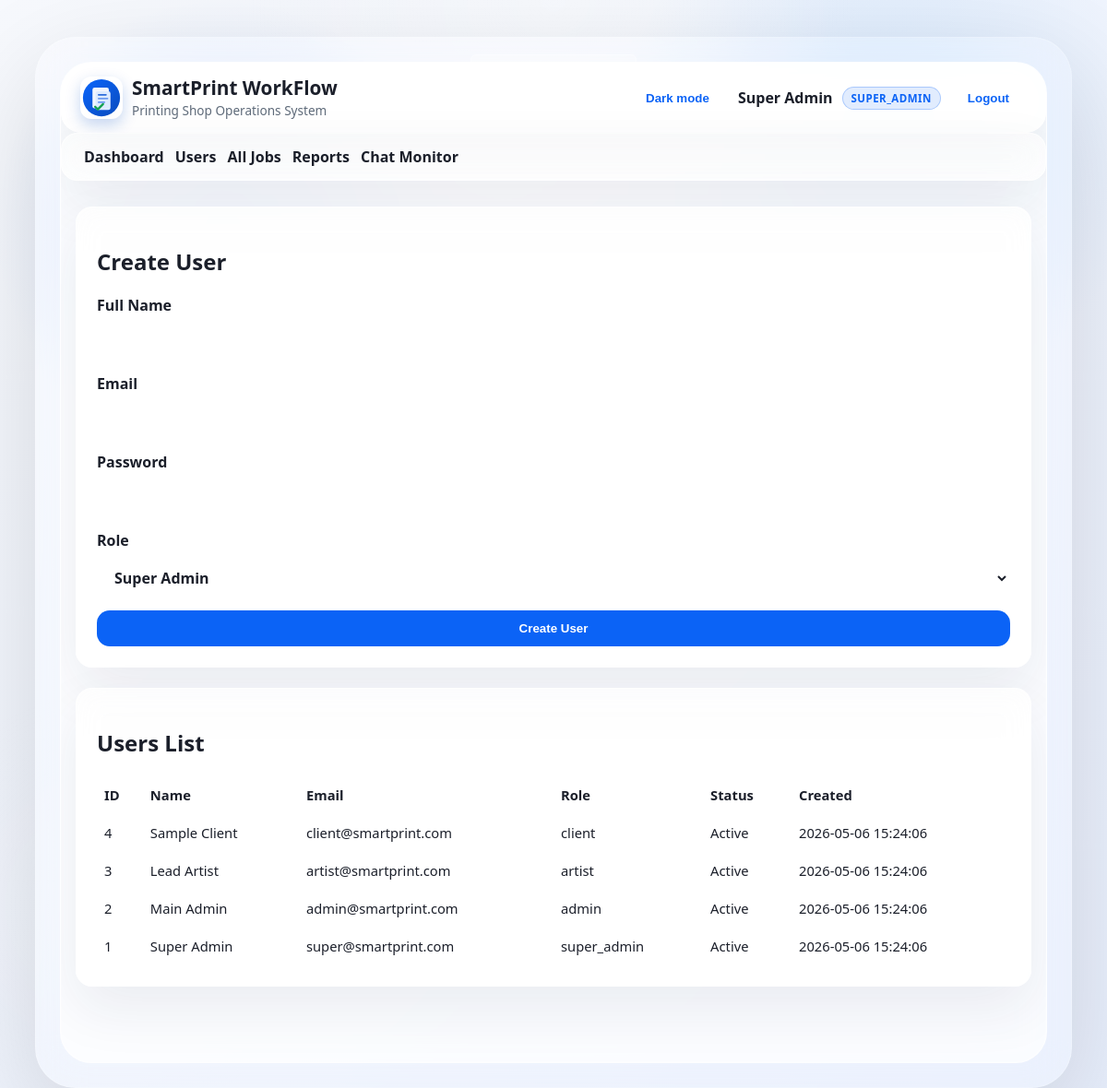
Screenshot of /pages/super_admin/users.php (signed in) with the database file from the repository.
### tables this page shows
CREATE TABLE users (
    id INT AUTO_INCREMENT PRIMARY KEY,
    full_name VARCHAR(120) NOT NULL,
    email VARCHAR(120) NOT NULL UNIQUE,
    password_hash VARCHAR(255) NOT NULL,
    role_id TINYINT UNSIGNED NOT NULL,
    is_active TINYINT(1) NOT NULL DEFAULT 1,
    created_at TIMESTAMP DEFAULT CURRENT_TIMESTAMP,
    CONSTRAINT fk_users_role FOREIGN KEY (role_id) REFERENCES roles(id),
    INDEX idx_users_role_id (role_id)
);

CREATE TABLE roles (
    id TINYINT UNSIGNED AUTO_INCREMENT PRIMARY KEY,
    code VARCHAR(30) NOT NULL UNIQUE,
    label VARCHAR(60) NOT NULL
);

### includes/bootstrap.php (called while the page is built, shortened)
<?php
function e(string $value): string
{
    return htmlspecialchars($value, ENT_QUOTES, 'UTF-8');
}
function currentUser(): ?array
{
    return $_SESSION['user'] ?? null;
}

### pages/super_admin/users.php (the view, shortened to what this page needs)
<?php
require_once __DIR__ . '/../../includes/bootstrap.php';
$roles = $pdo->query('SELECT code, label FROM roles ORDER BY id ASC')->fetchAll();
$users = $pdo->query("
    SELECT u.id, u.full_name, u.email, r.code AS role, u.is_active, u.created_at
    FROM users u
    INNER JOIN roles r ON r.id = u.role_id
    ORDER BY u.id DESC
")->fetchAll();
require_once __DIR__ . '/../../includes/header.php';
?>
<section class="card">
    <h2>Create User</h2>
    <form method="POST" class="form-grid">
        <label>Full Name
            <input type="text" name="full_name" required>
        </label>
        <label>Email
            <input type="email" name="email" required>
        </label>
        <label>Password
            <input type="password" name="password" required>
        </label>
        <label>Role
            <select name="role" required>
                <?php foreach ($roles as $r): ?>
                    <option value="<?= e($r['code']) ?>"><?= e($r['label']) ?></option>
                <?php endforeach; ?>
            </select>
        </label>
        <button class="btn" type="submit">Create User</button>
    </form>
</section>
<section class="card">
    <h2>Users List</h2>
    <div class="table-wrap">
        <table>
            <thead>
                <tr><th>ID</th><th>Name</th><th>Email</th><th>Role</th><th>Status</th><th>Created</th></tr>
            </thead>
            <tbody>
                <?php foreach ($users as $u): ?>
                    <tr>
                        <td><?= (int) $u['id'] ?></td>
                        <td><?= e($u['full_name']) ?></td>
                        <td><?= e($u['email']) ?></td>
                        <td><?= e($u['role']) ?></td>
                        <td><?= (int) $u['is_active'] === 1 ? 'Active' : 'Inactive' ?></td>
                        <td><?= e($u['created_at']) ?></td>
                    </tr>
                <?php endforeach; ?>
            </tbody>
        </table>
    </div>
</section>
<?php require_once __DIR__ . '/../../includes/footer.php'; ?>

### includes/header.php (shortened to what this page needs)
<?php
$user = currentUser();
?>
<!DOCTYPE html>
<html lang="en">
<head>
    <link rel="stylesheet" href="/smartprint-workflow/assets/css/styles.css">
</head>
<body>
<div class="macbook-shell">
    <div class="macbook-frame">
        <div class="macbook-screen">
            <header class="topbar">
                <div class="topbar-left">
                    <img src="/smartprint-workflow/assets/img/smartprint-logo.svg" alt="SmartPrint logo" class="brand-logo">
                    <div class="brand-block">
                        <h1>SmartPrint WorkFlow</h1>
                        <p>Printing Shop Operations System</p>
                    </div>
                </div>
                <div class="topbar-actions">
                    <button type="button" class="btn btn-outline" id="themeToggle">Dark mode</button>
                    <?php if ($user): ?>
                        <div class="user-info">
                            <span class="user-name"><?= e($user['full_name']) ?></span>
                            <span class="role-pill"><?= e(strtoupper($user['role'])) ?></span>
                            <form method="POST" action="/smartprint-workflow/logout.php" class="logout-form">
                                <button class="btn btn-outline" type="submit">Logout</button>
                            </form>
                        </div>
                    <?php endif; ?>
                </div>
            </header>
            <?php if ($user): ?>
            <nav class="nav">
                <a href="/smartprint-workflow/dashboard.php">Dashboard</a>
                <?php if ($user['role'] === 'super_admin'): ?>
                    <a href="/smartprint-workflow/pages/super_admin/users.php">Users</a>
                    <a href="/smartprint-workflow/pages/super_admin/jobs.php">All Jobs</a>
                    <a href="/smartprint-workflow/pages/super_admin/reports.php">Reports</a>
                    <a href="/smartprint-workflow/pages/super_admin/chat.php">Chat Monitor</a>
                <?php elseif ($user['role'] === 'admin'): ?>
                    <a href="/smartprint-workflow/pages/admin/jobs.php">Manage Jobs</a>
                    <a href="/smartprint-workflow/pages/admin/chat.php">Chat Monitor</a>
                <?php elseif ($user['role'] === 'artist'): ?>
                    <a href="/smartprint-workflow/pages/artist/jobs.php">Assigned Jobs</a>
                    <a href="/smartprint-workflow/pages/artist/chat.php">Client Chat</a>
                <?php elseif ($user['role'] === 'client'): ?>
                    <a href="/smartprint-workflow/pages/client/jobs.php">My Jobs</a>
                    <a href="/smartprint-workflow/pages/client/chat.php">Artist Chat</a>
                <?php endif; ?>
            </nav>
            <?php endif; ?>
<main class="container">

### includes/footer.php (shortened to what this page needs)
</main>
            </div>
        </div>
    </div>
</body>
</html>

### assets/css/styles.css (style rules this page uses)
:root { --bg: #f1f6ff; --surface: rgba(255, 255, 255, 0.72); --surface-strong: rgba(255, 255, 255, 0.88); --ink: #1b1f2a; --muted: #5f6b7a; --primary: #0b63f6; --primary-dark: #0849b7; --border: rgba(255, 255, 255, 0.55); --ok: #1b8f3d; --error: #b42318; --shadow: 0 24px 60px rgba(20, 36, 75, 0.08); }
* { box-sizing: border-box; }
body { margin: 0; min-height: 100vh; font-family: "Segoe UI", Tahoma, Geneva, Verdana, sans-serif; background: radial-gradient(circle at 20% 20%, rgba(11, 99, 246, 0.12), transparent 18%), radial-gradient(circle at 80% 12%, rgba(78, 167, 255, 0.16), transparent 20%), linear-gradient(135deg, #f7f9fd 0%, #e8effd 100%); color: var(--ink); }
body::before { content: ""; position: fixed; inset: 0; background: radial-gradient(circle at 50% 0%, rgba(255, 255, 255, 0.35), transparent 24%), radial-gradient(circle at 10% 80%, rgba(255, 255, 255, 0.18), transparent 16%); pointer-events: none; }
.macbook-shell { display: flex; justify-content: center; width: 100%; min-height: 100vh; padding: 40px 18px 48px; }
.macbook-frame { width: min(1180px, calc(100% - 40px)); border-radius: 44px; background: rgba(255, 255, 255, 0.12); border: 1px solid rgba(255, 255, 255, 0.18); box-shadow: 0 40px 120px rgba(0, 0, 0, 0.14); backdrop-filter: blur(24px); position: relative; overflow: hidden; }
.macbook-frame::before { content: ""; position: absolute; top: 18px; left: 50%; transform: translateX(-50%); width: 180px; height: 12px; border-radius: 999px; background: rgba(255, 255, 255, 0.24); box-shadow: inset 0 0 0 1px rgba(255, 255, 255, 0.3); }
.macbook-screen { border-radius: 34px; margin: 26px; overflow: hidden; background: var(--surface); border: 1px solid var(--border); box-shadow: inset 0 0 0 1px rgba(255, 255, 255, 0.16); backdrop-filter: blur(18px); }
.topbar-left { display: flex; align-items: center; gap: 10px; }
.brand-logo { width: 46px; height: 46px; object-fit: contain; border-radius: 12px; box-shadow: 0 6px 16px rgba(10, 78, 195, 0.24); flex-shrink: 0; }
.brand-block { display: grid; gap: 2px; }
.topbar { display: flex; justify-content: space-between; align-items: center; gap: 16px; padding: 14px 20px; background: var(--surface); border: 1px solid var(--border); border-radius: 22px; box-shadow: var(--shadow); backdrop-filter: blur(18px); }
.topbar h1 { margin: 0; font-size: 1.3rem; line-height: 1.2; }
.topbar p { margin: 0; color: var(--muted); font-size: 0.85rem; }
.nav { display: flex; flex-wrap: wrap; gap: 12px; padding: 14px 24px; background: rgba(255, 255, 255, 0.55); border: 1px solid var(--border); border-radius: 18px; box-shadow: var(--shadow); backdrop-filter: blur(16px); }
.nav a { text-decoration: none; color: var(--ink); font-weight: 600; }
.container { max-width: 1100px; margin: 28px auto; padding: 0 16px 32px; }
.card { background: var(--surface); border: 1px solid var(--border); border-radius: 18px; padding: 22px; margin-bottom: 22px; box-shadow: var(--shadow); backdrop-filter: blur(14px); }
.form-grid { display: grid; gap: 10px; }
label { display: grid; gap: 5px; font-weight: 600; color: var(--ink); }
input, select, textarea { width: 100%; padding: 12px 14px; border: 1px solid var(--border); border-radius: 14px; background: rgba(255, 255, 255, 0.88); font: inherit; color: var(--ink); }
.btn { display: inline-flex; align-items: center; justify-content: center; padding: 12px 18px; border: none; border-radius: 14px; background: var(--primary); color: #fff; text-decoration: none; font-weight: 700; cursor: pointer; transition: transform 0.18s ease, background 0.18s ease; }
.btn-outline { background: rgba(255, 255, 255, 0.18); color: var(--primary); border: 1px solid rgba(255, 255, 255, 0.65); }
.topbar-actions { display: flex; align-items: center; gap: 12px; margin-left: auto; }
.user-info { display: flex; align-items: center; gap: 10px; flex-wrap: wrap; }
.user-name { font-weight: 600; }
.role-pill { font-size: 0.72rem; font-weight: 700; letter-spacing: 0.04em; border-radius: 999px; padding: 4px 9px; background: rgba(11, 99, 246, 0.12); color: var(--primary); border: 1px solid rgba(11, 99, 246, 0.26); }
.logout-form { margin: 0; }
.table-wrap { overflow-x: auto; }
table { width: 100%; border-collapse: collapse; }
th, td { border-bottom: 1px solid var(--border); text-align: left; padding: 10px 8px; font-size: 0.92rem; }

### rows the page displays
users: full_name "Super Admin", id "1", email "super@smartprint.com", role.code "super_admin", is_active "Active", created_at "2026-05-06 15:24:06"
roles: code "SUPER_ADMIN"
users: id "4", full_name "Sample Client", email "client@smartprint.com", role.code "client", is_active "Active", created_at "2026-05-06 15:24:06"
users: id "3", full_name "Lead Artist", email "artist@smartprint.com", role.code "artist", is_active "Active", created_at "2026-05-06 15:24:06"
users: id "2", full_name "Main Admin", email "admin@smartprint.com", role.code "admin", is_active "Active", created_at "2026-05-06 15:24:06"

### other values shown
form field role "Super Admin"
